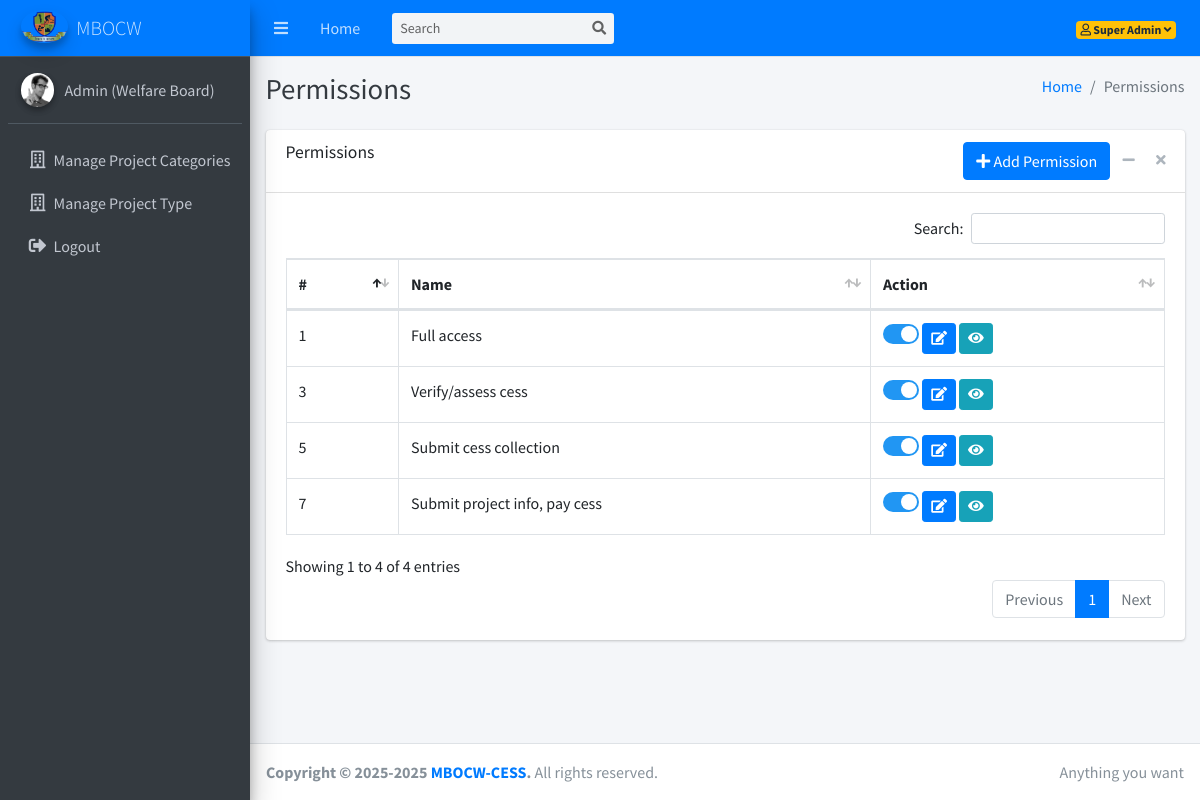
The app's page /dashboard/permissions.php (signed in) with its own data.
### tables this page shows
CREATE TABLE IF NOT EXISTS `permissions` (
  `id` int NOT NULL AUTO_INCREMENT,
  `name` varchar(255) NOT NULL,
  `is_active` int NOT NULL,
  PRIMARY KEY (`id`)
);

### dashboard/permissions.php (the view, shortened to what this page needs)
<!DOCTYPE html>
<html lang="en">
<head>
  <link rel="stylesheet" href="../plugins/fontawesome-free/css/all.min.css">
  <link rel="stylesheet" href="../plugins/datatables-bs4/css/dataTables.bootstrap4.min.css">
  <link rel="stylesheet" href="../plugins/datatables-responsive/css/responsive.bootstrap4.min.css">
  <link rel="stylesheet" href="../dist/css/adminlte.min.css">
</head>
<body class="hold-transition sidebar-mini">
<div class="wrapper">
  <?php include('includes/navbar.php'); ?>
  <?php include('includes/sidebar.php'); ?>
  <div class="content-wrapper">
    <div class="content-header">
      <div class="container-fluid">
        <div class="row mb-2">
          <div class="col-sm-6">
            <h1 class="m-0 text-dark">Permissions</h1>
          </div>
          <div class="col-sm-6">
            <ol class="breadcrumb float-sm-right">
              <li class="breadcrumb-item"><a href="#">Home</a></li>
              <li class="breadcrumb-item active">Permissions</li>
            </ol>
          </div>
        </div>
      </div>
    </div>
    <div class="content">
        <div class="container-fluid">
            <div class="card">
            <div class="card-header">
                <h3 class="card-title">Permissions</h3>
                <div class="card-tools">
                    <a href="add-permission.php" class="btn btn-primary" ><i class="fas fa-plus"></i> Add Permission</a>
                    <button type="button" class="btn btn-tool" data-card-widget="collapse" data-toggle="tooltip" title="Collapse"><i class="fas fa-minus"></i></button>
                    <button type="button" class="btn btn-tool" data-card-widget="remove" data-toggle="tooltip" title="Remove"><i class="fas fa-times"></i></button>
                </div>
            </div>
            <div class="card-body">
                <table id="example1" class="table table-bordered">
                    <thead>
                        <tr>
                            <th>#</th>
                            <th>Name</th>
                            <th>Action</th>
                        </tr>
                    </thead>
                    <tbody>
                        <?php
                        $sql = "SELECT * FROM permissions ORDER BY id ASC";
                        $result = mysqli_query($conn, $sql);
                        $sr = 1;
                        if (mysqli_num_rows($result) > 0) {
                            while ($row = mysqli_fetch_assoc($result)) {
                                $isActive = ($row['is_active'] == 1) ? 'checked' : '';
                                $statusText = ($row['is_active'] == 1) ? 'Active' : 'Inactive';
                                echo "<tr>";
                                echo "<td>".$sr++."</td>";
                                echo "<td>".htmlspecialchars($row['name'])."</td>";
                                echo "<td>
                                        <label class='switch' title='$statusText'><input type='checkbox' data-id='{$row['id']}' id='activeToggle' onclick='return confirm(\"Are you sure you want to perform this action?\");' {$isActive}><span class='slider round'></span></label>
                                        <a href='edit-permission.php?id=".$row['id']."' class='btn btn-sm btn-primary'><i class='fas fa-edit'></i></a>
                                        <a href='view-permission.php?id=".$row['id']."' class='btn btn-sm btn-info' ><i class='fas fa-eye'></i></a>
                                    </td>";
                                echo "</tr>";
                                $sr++;
                            }
                        } else {
                            echo "<tr><td colspan='6' class='text-center'>No Roles found</td></tr>";
                        }
                        ?>
                    </tbody>
                </table>
            </div>
          </div>
        </div>
    </div>
  </div>
  <?php include('includes/footer.php'); ?>
</div>
</body>
</html>

### dashboard/permissions.php (style rules this page uses)
.switch { position: relative; display: inline-block; width: 36px; height: 20px; vertical-align: middle; }
.slider { position: absolute; cursor: pointer; top: 0; left: 0; right: 0; bottom: 0; background-color: #ccc; transition: .3s; border-radius: 20px; }
.slider:before { position: absolute; content: ""; height: 16px; width: 16px; left: 2px; bottom: 2px; background-color: white; transition: .3s; border-radius: 50%; }
input:checked + .slider { background-color: #2196F3; }
input:checked + .slider:before { -webkit-transform: translateX(26px); -ms-transform: translateX(26px); transform: translateX(26px); transform: translateX(16px); }
.slider.round { border-radius: 34px; }
.slider.round:before { border-radius: 50%; }

### records on screen
permissions: name "Full access"
permissions: name "Verify/assess cess"
permissions: name "Submit cess collection"
permissions: name "Submit project info, pay cess"

### other values on screen
$_SESSION['user_name'] "Super Admin"
$_SESSION['user_role_name'] "Admin (Welfare Board)"
